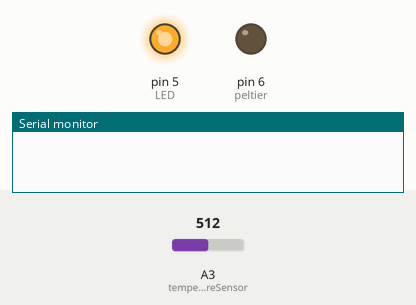
A sketch run on a simulated Arduino Uno, built with avr-gcc and run on an emulated ATmega328P. On the bench: output pins drawn as LEDs (lit = HIGH), the last lines printed to the serial monitor. Inputs (shaded band) come from the test bench; at power-on: A3 (temperatureSensor) = 512.

Above: at 1.3 s.
1.4 s: A3 (temperatureSensor) set to 686
At 4.3 s:
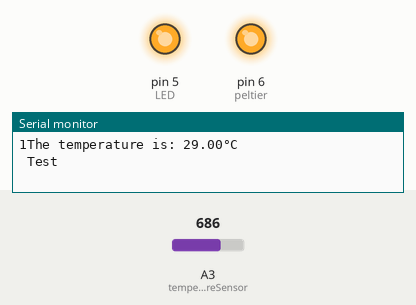
4.4 s: A3 (temperatureSensor) set to 707
5.9 s: A3 (temperatureSensor) set to 563
8.9 s: A3 (temperatureSensor) set to 546
10.4 s: A3 (temperatureSensor) set to 738
13.4 s: A3 (temperatureSensor) set to 763
Timing chart, 0 to 17.4 s (numbered marks = the images above; inputs shaded):
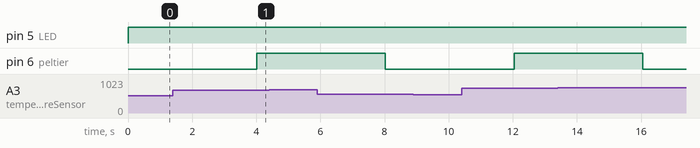

Measured:
- after the input at 4.4 s, every drawn part: stays the same
- after the input at 8.9 s, every drawn part: stays the same

The sketch:

thermocycler_code_25.05.ino
```cpp
/* Hello!
 * This file contains the code to run the DIY thermocyler you've just made
 *
 * @author: iGEM Leuven <info@igemleuven.be>
 *
 * To start, look at your Arduino board and define the connections.
 * Look at the number on the board next to the wires you've connected.
 * Notice that for analog inputs you must include the 'A' precedeing the pin number!
 */
int LED = 5;
int peltier = 6;
double temperatureSensor = A3;

/* In electronics we always have some unwated noise.
 * It can be visible on any measurment diagram where the signal has many small spikes.
 * To smooth them out, we average several adjecent readings.
 * Here, 6 consecutive readings would be stored in an array and later on averaged into 'avg_temperature'.
 */
int readings[8] = {0, 0, 0, 0, 0, 0, 0, 0};
float avg_temperature;

void setup() {
  // Sets the data rate to 9600 bits per second, to run once:
  Serial.begin(9600);

  // Set Arduino pins as output/input
  pinMode(LED, OUTPUT);
  pinMode(peltier, OUTPUT);
  pinMode(temperatureSensor, INPUT);
}

/* Some useful Arduino functions:
 * digitalWrite - writes HIGH or LOW value to a pin
 * digitalRead - reads HIGH or LOW value from a pin
 * analogWrite - writes an analog value (=continous value so eg. 0.23529 instead of just 0 and 1) to a pin
 * analogRead - reads the value from a pin
 * It converts received input voltages between 0-5V into integer values between 0 and 1023.
 * That's why we used 'int' (=integer) to define our variables
 *
 * Now, put your main code here, to be run repeatedly (=to loop):
 */
void loop() {
  digitalWrite(LED, HIGH); //HIGH means: provide voltage
  takeReading();
  delay(10);
  //switch on the Peltier element when temperature is lower than set value (50°C)
  if(avg_temperature<30){
    digitalWrite(peltier, HIGH);
    Serial.print(digitalRead(peltier));
    Serial.print("The temperature is: ");
    Serial.print(avg_temperature);
    Serial.println("°C");
    }
    else{
      digitalWrite(peltier, LOW);
      }

  digitalWrite(LED, LOW);
  Serial.print(" Test ");
}

// Function to calculate the resistance of the thermistor(=temperature sensor)
float calculateR(float value) //value is read from the temperature sensor
{
  float resistance = (10000*(value))/(1023-value);
  //10 000 is resistance in Ohms, 1023 is the maximum value that analogRead() can give
  //Serial.print("The resistance is: ");
  //Serial.println(resistance);
  return resistance; //Rx of thermistor
  }

// Function to calculate temperature from resistance based on equation for b at two temperatures (measured and 25°C)
float calculateT(float resistor)
{
  float temp = log(10000/resistor); //in c++ log actually means ln
  //10 000 is Ro (nominal sesnor resistance at 25°C) from datasheet
  temp = temp/3977;
  /* 3977 is B (beta) value from datasheet
   * B value descibes the relationship between temperature and resistance
   * Resistance decreases in a non-linear way with temperature and B value accounts for the shape of this curve
   */
  temp = temp + 1/(25+273.15);
  temp = 1/temp;
  temp = temp-273.15; //convert back to degrees Celcius from Kelvin
  return temp;
  }

//function to calculate the temperature and store it back in the array 'readings'
  void takeReading()
{
  for(int i = 0; i<8; i++)
  {
    readings[i] = analogRead(temperatureSensor);  //sample the voltages
    delay(500); //wait 200ms
    }

  //convert to temperature for each sample
    for(int i = 0; i<8; i++)
  {
    readings[i] = calculateT(calculateR(readings[i]));
    }

  float avg = 0;

//sum the readings up to a total
 for(int i = 0; i<8; i++)
  {
    avg = avg + readings[i];
    }

    avg = avg/8; //take average of the 6 readings
    avg_temperature = avg-6; //6 is just an optimisation factor to account for non-ideal behaviour :)
}
```
